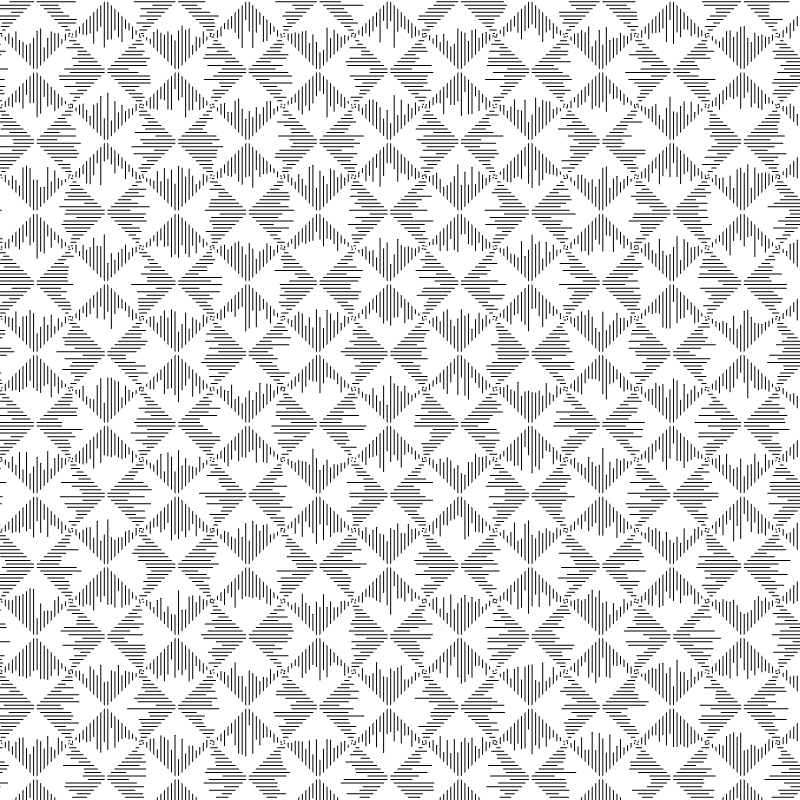
Frame 1 (no input)
Frame 60 (no input): identical to frame 1, image omitted
Frame 120 (the mouse pressed at the canvas centre since frame 60): identical to frame 1, image omitted

The p5.js sketch that drew this single still picture (run headless with seeded random() and noise() and a simulated clock; from frame 60 on, the mouse is pressed at the canvas centre):

// p5.js sketch
// ── sketch.js
//Class of the squares that are being drawn
class squareSection {
  constructor(xpos, ypos, rotation) {
    //Positions, rotation and lengths
    this.xpos = xpos;
    this.ypos = ypos;
    this.rotation = rotation;
    this.diagonalLength = getHype(
      squareSection.prototype.size / 2,
      squareSection.prototype.size / 2
    );
    //Sets up lines in square and makes a copy that will be changed when running
    this.originalLines = this.createLines(
      squareSection.prototype.linePerSide,
      squareSection.prototype.size
    );
    this.changedLines = JSON.parse(JSON.stringify(this.originalLines));
  }
  draw() {
    //Draws square and changes translate for easier rotation and drawing
    push();
    translate(this.xpos, this.ypos);
    rotate(this.rotation);
    push();
    noStroke();
    square(0, 0, squareSection.prototype.size);
    pop();
    //Draws lines
    for (var i = 0; i < this.changedLines.length; i++) {
      let linePos = this.changedLines[i];
      line(linePos.start.x, linePos.start.y, linePos.end.x, linePos.end.y);
    }
    pop();
  }
  createLines() {
    //Sets up needed variables
    let squareSize = squareSection.prototype.size;
    let linesPerSide = squareSection.prototype.linePerSide;
    let wallPosition = squareSize / 2;
    let linesCreated = [];
    //creates line on left wall of square
    for (
      var i = squareSize / linesPerSide / 2;
      i < squareSize;
      i += squareSize / linesPerSide
    ) {
      let linePos = {};
      linePos.start = { x: -wallPosition, y: i - squareSize / 2 };
      let ranX = random(1, 3) * (i / 3);
      //After straight line with length is made on left side it is rotated 45 degrees
      linePos.end = rotatePoint(
        linePos.start.x,
        linePos.start.y,
        ranX + -wallPosition,
        linePos.start.y,
        -45
      );
      linesCreated.push(linePos);
    }
    //creates line on bottom wall of square
    for (
      var i = squareSize / linesPerSide / 2;
      i < squareSize;
      i += squareSize / linesPerSide
    ) {
      let linePos = {};
      linePos.start = { x: i - squareSize / 2, y: wallPosition };
      let ranY = random(1, 3) * ((squareSize - i) / 3);
      //After straight line with length is made on bottom it is rotated 45 degrees
      linePos.end = rotatePoint(
        linePos.start.x,
        linePos.start.y,
        linePos.start.x,
        ranY + wallPosition,
        -135
      );
      linesCreated.push(linePos);
    }
    return linesCreated;
  }
}

//squares
let squaresToDraw;

//GUI element variables
let sizeInput;
let linesInput;
let inputButton;
let mouseEffect;
let invertEffect;
let resetButton;

function setup() {
  //Init setup
  createCanvas(800, 800);
  background(0);
  rectMode(CENTER);
  angleMode(DEGREES);

  //Square class setup
  squareSection.prototype.size = 50;
  squareSection.prototype.linePerSide = 10;
  squareSection.prototype.diagonalLength = getHype(
    squareSection.prototype.size / 2,
    squareSection.prototype.size / 2
  );

  //GUI
  createGUI();

  //Square creation
  generateSquares();
}

function draw() {
  background(220);
  //Goes through every line
  for (var i = 0; i < squaresToDraw.length; i += 1) {
    //Checks if mouse effect is on
    if (mouseEffect.checked()) {
      //Sets up values for lines to be changed in square then call change line on each line
      let distanceMouse =
        dist(mouseX, mouseY, squaresToDraw[i].xpos, squaresToDraw[i].ypos) /
        getHype(width, height);
      for (var j = 0; j < squaresToDraw[i].originalLines.length; j++) {
        let line = squaresToDraw[i].originalLines[j];
        squaresToDraw[i].changedLines[j].end = changeLine(
          line.start.x,
          line.start.y,
          line.end.x,
          line.end.y,
          distanceMouse
        );
      }
    }
    //Draws the line currently in loop
    squaresToDraw[i].draw();
  }
}

function rotatePoint(ox, oy, cx, cy, angle) {
  //Rotates one point around another
  //Sets values needed
  let c = cos(angle);
  let s = sin(angle);
  //Does rotation math
  let qx = ox + c * (cx - ox) - s * (cy - oy);
  let qy = oy + s * (cx - ox) + c * (cy - oy);
  return { x: qx, y: qy };
}

function getHype(x, y) {
  //Gets hypotenuse of 2 lines
  return sqrt(x ** 2 + y ** 2);
}

function makeColumn(x, start, angelWidth) {
  //Draws column of squares
  for (var i = 0; i < height + angelWidth; i += angelWidth * 2) {
    //sets angle
    let angle = !(round(i / (angelWidth * 2) + start) % 2) ? -135 : -315;
    squaresToDraw.push(new squareSection(x, i, angle));
  }
}

function makeRow(y, start, angelWidth) {
  //Draws rows of squares
  for (var i = angelWidth; i < width + angelWidth; i += angelWidth * 2) {
    //Sets angle
    let angle = !(round((i - angelWidth) / (angelWidth * 2) + start) % 2)
      ? -45
      : -225;
    squaresToDraw.push(new squareSection(y, i, angle));
  }
}

function changeLine(posX, posY, posXX, posYY, distance) {
  //Sets up distance var to be used is changing length of line
  distance = distance > 1 ? 1 : distance;
  distance = invertEffect.checked()
    ? exponential(1 - distance)
    : logarithmic(distance);
  distance = distance > 1 ? 1 : distance;
  distance = distance < 0 ? 0 : distance;

  // Finds slope and b value in y=mx+b
  let slope = (posYY - posY) / (posXX - posX);
  let add = posYY - slope * posX;

  //Gets point along line based on distance then returns that point
  let computedX = (posXX - posX) * distance + posX;
  let computedY = slope * (computedX - posX) + posY;
  return { x: computedX, y: computedY };
}

function generateSquares() {
  //Generates base squares to be drawn
  squaresToDraw = [];
  let angelWidth = squareSection.prototype.diagonalLength;
  //Draws from top to bottom
  for (var i = angelWidth; i < height + angelWidth; i += angelWidth * 2) {
    //Start sets rotation of starting square
    let start = !(round((i - angelWidth) / (angelWidth * 2)) % 2) ? 0 : 1;
    makeRow(i, start, angelWidth);
  }
  //draws from left to right
  for (var i = 0; i < width + angelWidth; i += angelWidth * 2) {
    //Start sets rotation of starting square
    let start = !(round(i / (angelWidth * 2)) % 2) ? 0 : 1;
    makeColumn(i, start, angelWidth);
  }
}

function logarithmic(distance) {
  //logarithmic function used for mouse effect
  return 0.35 * log(0.5 * distance + 0.003) + 1.2;
}

function exponential(distance) {
  //Exponential function used for inverted mouse effect
  return -0.35 * log(-0.5 * distance + 0.5) - 0.23;
}

function createGUI() {
  //Sets up GUI
  resetButton = createButton("Reset");
  resetButton.mousePressed(generateSquares);
  sizeInput = createInput("Square size");
  linesInput = createInput("Lines per side");
  inputButton = createButton("Change Lines and Size");
  inputButton.mousePressed(sizeLinesChanged);
  mouseEffect = createCheckbox("Mouse Effect");
  mouseEffect.changed(generateSquares);
  invertEffect = createCheckbox("Invert Mouse Effect");
  invertEffect.changed(generateSquares);
}

function sizeLinesChanged() {
  //Runs when GUI is used to change size and lines per side
  //Makes sure values are entered
  if (
    Number.isInteger(int(sizeInput.value())) &&
    Number.isInteger(int(linesInput.value()))
  ) {
    //Changes values
    squareSection.prototype.size = sizeInput.value();
    squareSection.prototype.linePerSide = linesInput.value();
    squareSection.prototype.diagonalLength = getHype(
      squareSection.prototype.size / 2,
      squareSection.prototype.size / 2
    );
    //Reloads with new values
    generateSquares();
  }
}
